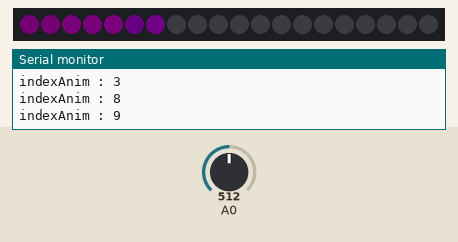
Bench run of a sketch on a simulated Arduino Uno, built with avr-gcc and run on an emulated ATmega328P. On the bench: 20 RGB LEDs in strip order, left to right, the last lines printed to the serial monitor. The test bench sets the inputs (shaded band); at power-on: A0 = 512. Dim RGB values are drawn brighter than linear; random numbers use the default seed unless the sketch sets one.

Above: at 17.07 s.
At 19.74 s:
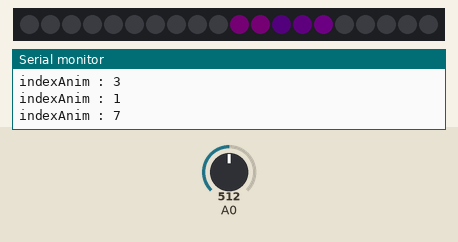
At 22.5 s:
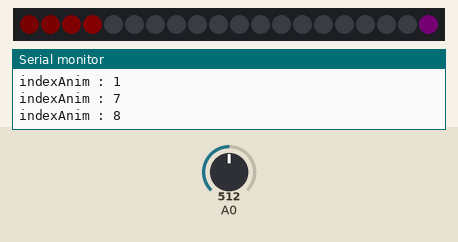
At 28.4 s:
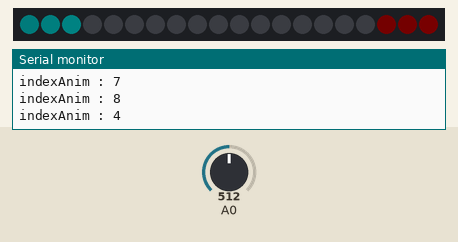
At 33.36 s:
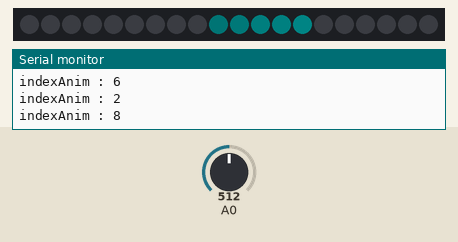
At 39.26 s:
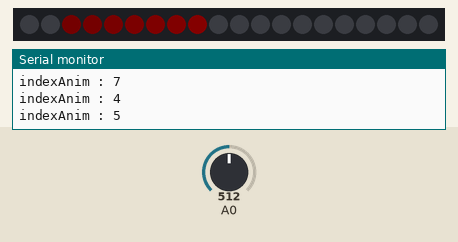

The sketch:

NeoPixelFunLoop_Serial.ino
```cpp
// NeoPixelFunLoop
// This example will move a trail of light around a series of pixels.
// A ring formation of pixels looks best.
// The trail will have a slowly fading tail.
//
// This will demonstrate the use of the NeoPixelAnimator.
// It shows the advanced use an animation to control the modification and
// starting of other animations.
// It also shows the normal use of animating colors.
// It also demonstrates the ability to share an animation channel rather than
// hard code them to pixels.
//

#include <NeoPixelBus.h>
#include <NeoPixelAnimator.h>


const uint16_t PixelCount = 20; // make sure to set this to the number of pixels in your strip
const uint16_t PixelPin = 2;  // make sure to set this to the correct pin, ignored for Esp8266
const uint16_t AnimCount = PixelCount / 5 * 2 + 10; // we only need enough animations for the tail and one extra

uint16_t PixelFadeDuration = 3000; // third of a second
// one second divide by the number of pixels = loop once a second
uint16_t NextPixelMoveDuration = 6000 / PixelCount; // how fast we move through the pixels

NeoGamma<NeoGammaTableMethod> colorGamma; // for any fade animations, best to correct gamma

NeoPixelBus<NeoGrbFeature, NeoEsp8266Dma800KbpsMethod> strip(PixelCount, PixelPin);
// For Esp8266, the Pin is omitted and it uses GPIO3 due to DMA hardware use.
// There are other Esp8266 alternative methods that provide more pin options, but also have
// other side effects.
// for details see wiki linked here https://github.com/Makuna/NeoPixelBus/wiki/ESP8266-NeoMethods

// what is stored for state is specific to the need, in this case, the colors and
// the pixel to animate;
// basically what ever you need inside the animation update function
struct MyAnimationState
{
    RgbColor StartingColor;
    RgbColor EndingColor;
    uint16_t IndexPixel; // which pixel this animation is effecting
};

NeoPixelAnimator animations(AnimCount); // NeoPixel animation management object
MyAnimationState animationState[AnimCount];
uint16_t frontPixel = 0;  // the front of the loop
RgbColor frontColor;  // the color at the front of the loop

void SetRandomSeed()
{
    uint32_t seed;

    // random works best with a seed that can use 31 bits
    // analogRead on a unconnected pin tends toward less than four bits
    seed = analogRead(0);
    delay(1);

    for (int shifts = 3; shifts < 31; shifts += 3)
    {
        seed ^= analogRead(0) << shifts;
        delay(1);
    }

    // Serial.println(seed);
    randomSeed(seed);
}

void FadeOutAnimUpdate(const AnimationParam& param)
{
    // this gets called for each animation on every time step
    // progress will start at 0.0 and end at 1.0
    // we use the blend function on the RgbColor to mix
    // color based on the progress given to us in the animation
    RgbColor updatedColor = RgbColor::LinearBlend(
        animationState[param.index].StartingColor,
        animationState[param.index].EndingColor,
        param.progress);
    // apply the color to the strip
    strip.SetPixelColor(animationState[param.index].IndexPixel, colorGamma.Correct(updatedColor));
}

void LoopAnimUpdate(const AnimationParam& param)
{
    // wait for this animation to complete,
    // we are using it as a timer of sorts
    if (param.state == AnimationState_Completed)
    {
        // done, time to restart this position tracking animation/timer
        animations.RestartAnimation(param.index);

        // pick the next pixel inline to start animating
        //
        frontPixel = (frontPixel + 1) % PixelCount; // increment and wrap
        if (frontPixel == 0)
        {
            // we looped, lets pick a new front color
            frontColor = HslColor(random(360) / 360.0f, 1.0f, 0.25f);
            frontColor = colorGamma.Correct(frontColor);
        }
        uint16_t indexAnim;
        // do we have an animation available to use to animate the next front pixel?
        // if you see skipping, then either you are going to fast or need to increase
        // the number of animation channels
        if (animations.NextAvailableAnimation(&indexAnim, 1))
        {
            animationState[indexAnim].StartingColor = frontColor;
            animationState[indexAnim].EndingColor = RgbColor(0, 0, 0);
            animationState[indexAnim].IndexPixel = frontPixel;
            animations.StartAnimation(indexAnim, PixelFadeDuration, FadeOutAnimUpdate);
        }
        Serial.println();
        Serial.print("indexAnim : ");
        Serial.print(indexAnim);
    }
}

void setup()
{
    Serial.begin(115200);
    strip.Begin();
    strip.Show();

    SetRandomSeed();
    // we use the index 0 animation to time how often we move to the next
    // pixel in the strip
    animations.StartAnimation(0, NextPixelMoveDuration, LoopAnimUpdate);
}

uint32_t lasttime = millis(), interval;

void loop()
{
    uint32_t now = millis();
    // this is all that is needed to keep it running
    // and avoiding using delay() is always a good thing for
    // any timing related routines
    animations.UpdateAnimations();
    strip.Show();

    if(now - lasttime > interval){
      lasttime = now;
      interval = random(20, 100)*100;
      uint16_t newDur = random(2000/PixelCount,10000/PixelCount);
      animations.ChangeAnimationDuration(0, newDur);
      PixelFadeDuration = random(newDur*6, newDur*10);
    }
}
```
